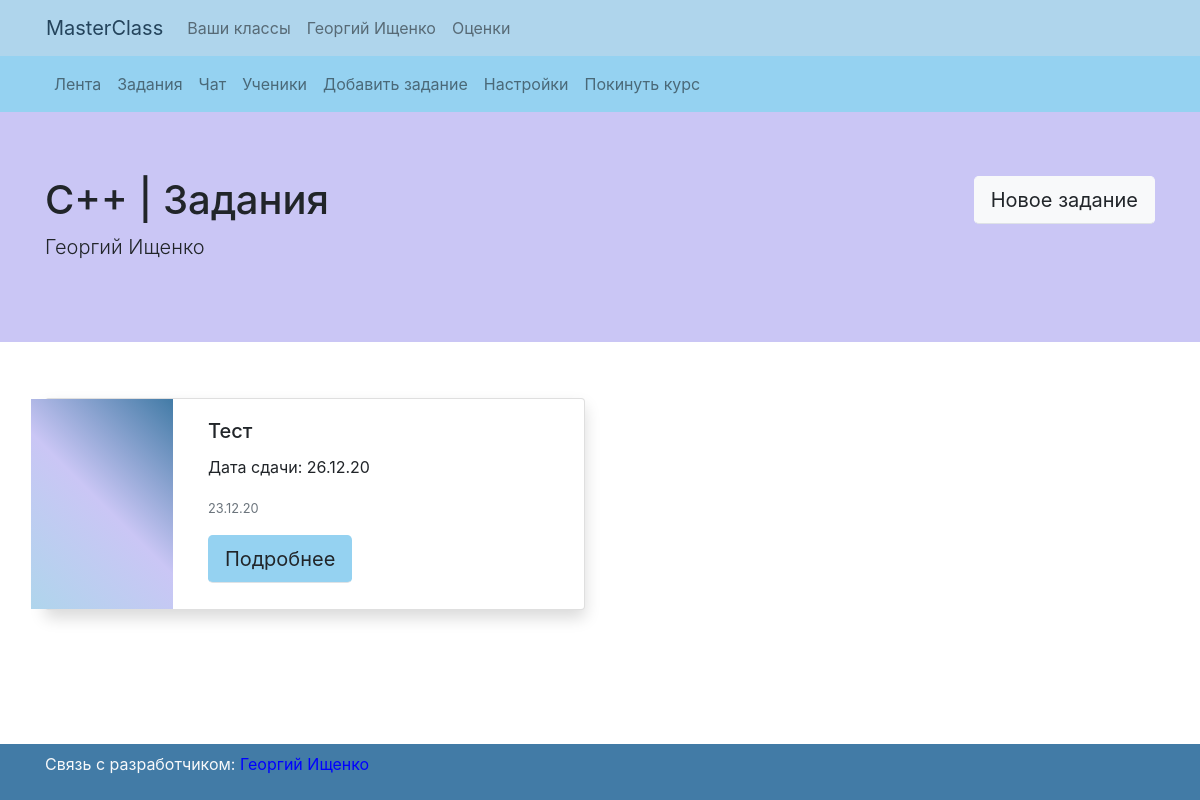
The page /classes/С++-19/tasks (signed in) on the database as committed earlier.
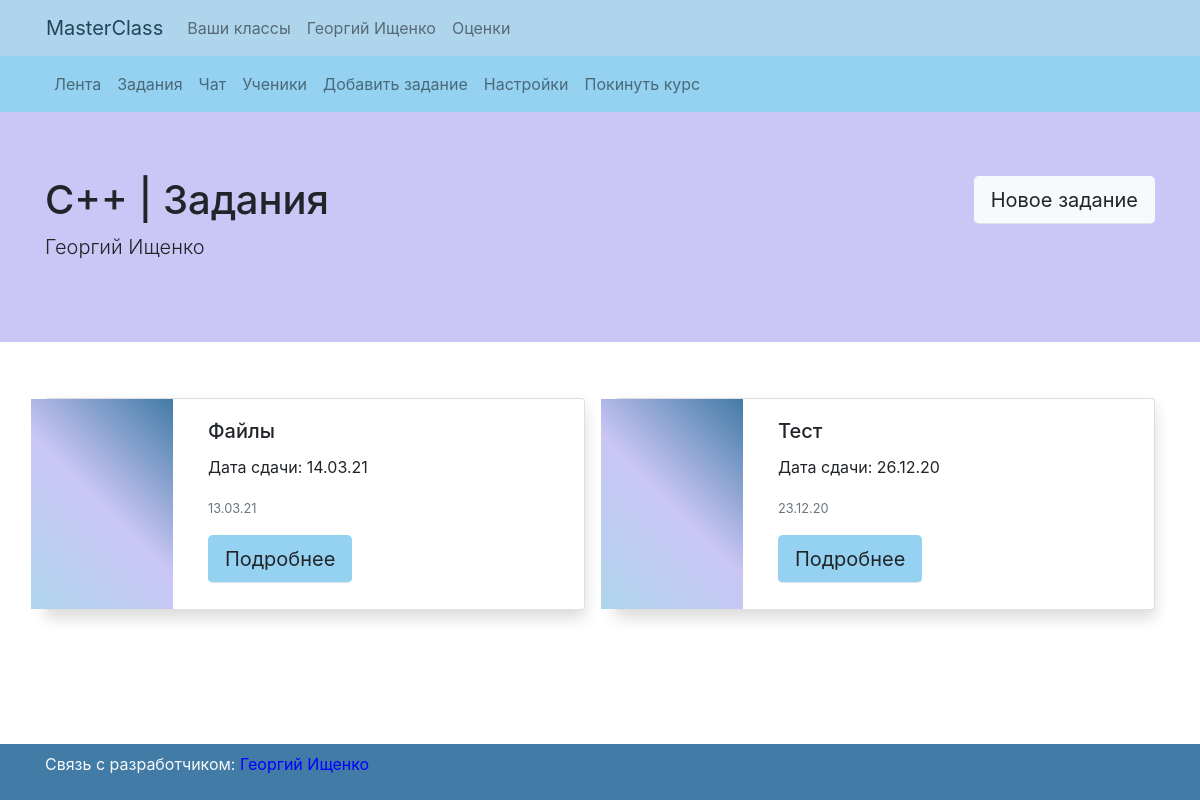
The same page on the database as committed later.
### my_class/models.py (models this page shows, shortened)
class Class(models.Model):
    IT = 'IT'
    ALGEBRA = 'AL'
    BIOLOGY = 'BI'
    GEOMETRY = 'GM'
    GEOGRAPHY = 'GG'
    LINGUISTICS = 'LG'
    MATH = 'MA'
    CATEGORIES = [
        (IT, 'IT'),
        (ALGEBRA, 'Алгебра'),
        (BIOLOGY, 'Биология'),
        (GEOMETRY, 'География'),
        (GEOGRAPHY, 'Геометрия'),
        (LINGUISTICS, 'Лингвистика'),
        (MATH, 'Математика')
    ]
    name = models.CharField(max_length=128)
    teacher = models.ForeignKey(settings.AUTH_USER_MODEL, on_delete=models.CASCADE, null=True, blank=True)
    category = models.CharField(max_length=32, choices=CATEGORIES, blank=True, null=True)
    class Meta:
        verbose_name = "Классы"
        verbose_name_plural = "Классы"
    def get_absolute_url_feed(self):
        return reverse('feed', kwargs={'name': self.name, 'pk': self.pk})
    def get_absolute_url_tasks(self):
        return reverse('tasks', kwargs={'name': self.name, 'pk': self.pk})
    def get_absolute_url_task_add(self):
        return reverse('task-add', kwargs={'name': self.name, 'pk': self.pk})
    def get_absolute_url_students(self):
        return reverse('students', kwargs={'name': self.name, 'pk': self.pk})
    def get_absolute_url_settings(self):
        return reverse('settings', kwargs={'name': self.name, 'pk': self.pk})
    def get_absolute_url_leave(self):
        return reverse('leave', kwargs={'name': self.name, 'pk': self.pk})

class Task(models.Model):
    title = models.CharField(max_length=32)
    body = RichTextUploadingField(blank=True, null=True)
    date = models.DateField()
    current_class = models.ForeignKey('Class', on_delete=models.CASCADE, null=True, blank=True)
    author = models.ForeignKey(settings.AUTH_USER_MODEL, on_delete=models.CASCADE, blank=True, null=True)
    published_date = models.DateTimeField(auto_now_add=True)
    edit_date = models.DateTimeField(auto_now_add=True, blank=True, null=True)
    max_mark = models.IntegerField(default=5)
    class Meta:
        verbose_name = "Задания"
        verbose_name_plural = "Задания"
    def get_absolute_url(self):
        return reverse('task-view', kwargs={'name': self.current_class.name, 'pk': self.current_class.pk,
                                            'pin': generate_pin(self.pk)})

### my_class/views.py (the view)
# urls.py: path('classes/<str:name>-<int:pk>/tasks', class_tasks, name='tasks'),
@login_required
def class_tasks(request, name, pk):
    current_class = get_object_or_404(Class, pk=pk)
    tasks = Task.objects.filter(current_class=current_class).order_by('-published_date')
    is_teacher = False
    if request.user == current_class.teacher:
        is_teacher = True
    return render(request, 'class_tasks.html', {
        'class': current_class,
        'tasks': tasks,
        'is_teacher': is_teacher
    })

### my_class/models.py (called while the page is built)
def generate_pin(n):
    return n ^ 612345

    def is_teacher(self):
        if len(Class.objects.filter(teacher=self.user)) > 0:
            return True
        else:
            return False

### my_class/templates/class_tasks.html
{% extends "base.html" %}
{% block content %}
{% include 'class_nav.html' %}
<div class="jumbotron jumbotron-fluid" style="background-color: #CAC6F5;">
  <div class="container">
    <h1 class="display-5">{{class.name}} | Задания
        {% if is_teacher %}
    <a class="btn btn-lg btn-light float-right border-bottom" href='{{class.get_absolute_url_task_add}}' type="submit"
				style="">Новое задание</a>
        {% endif %}
    </h1>
    <p class="lead">{{class.teacher.first_name}} {{class.teacher.last_name}}</p>
  </div>
</div>
<div class="album mt-5">
    <div class="container">
        <div class="row row-cols-1 row-cols-sm-2 row-cols-md-2 g-3">
            {% for task in tasks %}
                <div class="col">
                    <div class="card mt-2 shadow" >
                      <div class="row g-0" style="height: 210px;">
                        <div class="col-md-3" style="background: -webkit-linear-gradient(45deg, rgb(175, 213, 236), rgb(202, 198, 245), rgb(66, 123, 166));
                                                    background: -moz-linear-gradient(45deg, rgb(175, 213, 236), rgb(202, 198, 245), rgb(66, 123, 166));
                                                    background: linear-gradient(45deg, rgb(175, 213, 236), rgb(202, 198, 245), rgb(66, 123, 166));">
                        </div>
                        <div class="col-md-8">
                          <div class="card-body">
                            <h5 class="card-title">{{task.title}}</h5>
                            <p class="card-text">Дата сдачи: {{task.date | date:'d.m.y'}}</p>
                            <p class="card-text"><small class="text-muted">{{task.published_date | date:'d.m.y'}}</small></p>
                              <a href="{{task.get_absolute_url}}" class="btn btn-lg border-bottom" style="background-color: #95D2F1;">Подробнее</a>
                          </div>
                        </div>
                      </div>
                </div>
                </div>
           {% endfor %}
        </div>
    </div>
</div>
{% endblock %}

### my_class/templates/base.html (shortened to what this page needs)
{% load static %}
<!doctype html>
<html>
  <head>
  	<link href="{% static 'vendor/bootstrap/css/bootstrap.min.css' %}" rel="stylesheet">
  </head>
  <header>
    <div style="background-color: #AFD5EC;">
      <nav class="container navbar navbar-expand-lg navbar-light">
        <a class="navbar-brand" href="/homepage" style="color: #24445c;">MasterClass</a>
        <div class="collapse navbar-collapse" id="navbarNavAltMarkup">
          <div class="navbar-nav">
            <a class="nav-link" href="/classes">Ваши классы</a>
            <a class="nav-link" href="/im">{{request.user.first_name}} {{request.user.last_name}}</a>
            <a class="nav-link" href="/im/marks">Оценки</a>
          </div>
        </div>
      </nav>
    </div>
  </header>
  <body style="padding-bottom: 100px;">
    {% block content %}
    {% endblock %}
  </body>
  <footer class="footer py-2 mt-auto navbar fixed-bottom" style="background-color: #427BA6;">
      <div class="container">
        <p class="text-light">Связь с разработчиком: <a href="mailto:ishchenko.georgii@lit1533.ru" style="color: blue;">Георгий Ищенко</a></p>
      </div>
  </footer>
</html>

### my_class/templates/class_nav.html
<div style="background-color: #95D2F1;">
    <nav class="container navbar navbar-expand-lg navbar-light">
        <div class="collapse navbar-collapse" id="navbarNavAltMarkup">
          <div class="navbar-nav">
              <a class="nav-link" href="{{class.get_absolute_url_feed}}">Лента</a>
              <a class="nav-link" href="{{class.get_absolute_url_tasks}}">Задания</a>
              <a class="nav-link" href="chat">Чат</a>
              <a class="nav-link" href="{{class.get_absolute_url_students}}">Ученики</a>
              {% if request.user.profile.is_teacher %}
              <a class="nav-link" href="{{class.get_absolute_url_task_add}}">Добавить задание</a>
              <a class="nav-link" href="{{class.get_absolute_url_settings}}">Настройки</a>
              {% endif %}
              <a class="nav-link" href="{{class.get_absolute_url_leave}}">Покинуть курс</a>
          </div>
        </div>
    </nav>
</div>

Rows that differ between the two databases and show on the page:
added Task: title "Файлы", date "14.03.21", published_date "13.03.21"
